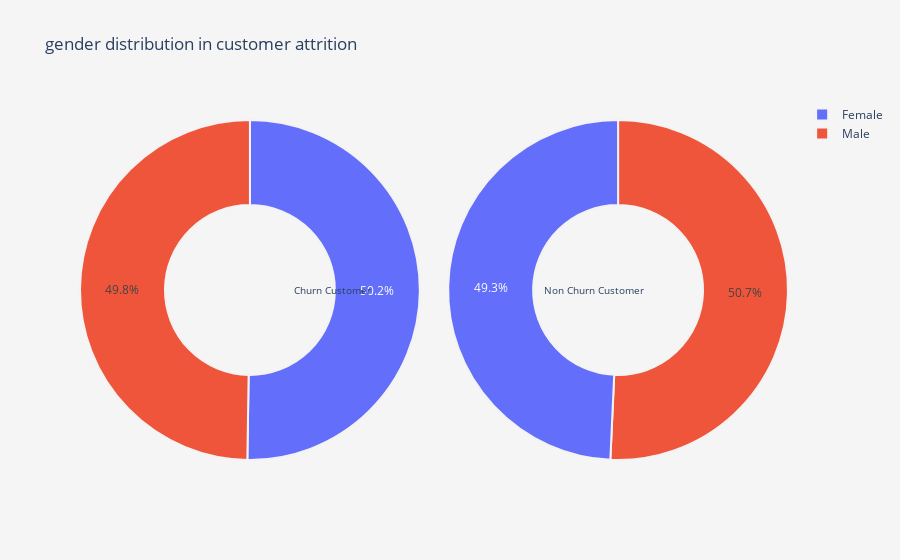
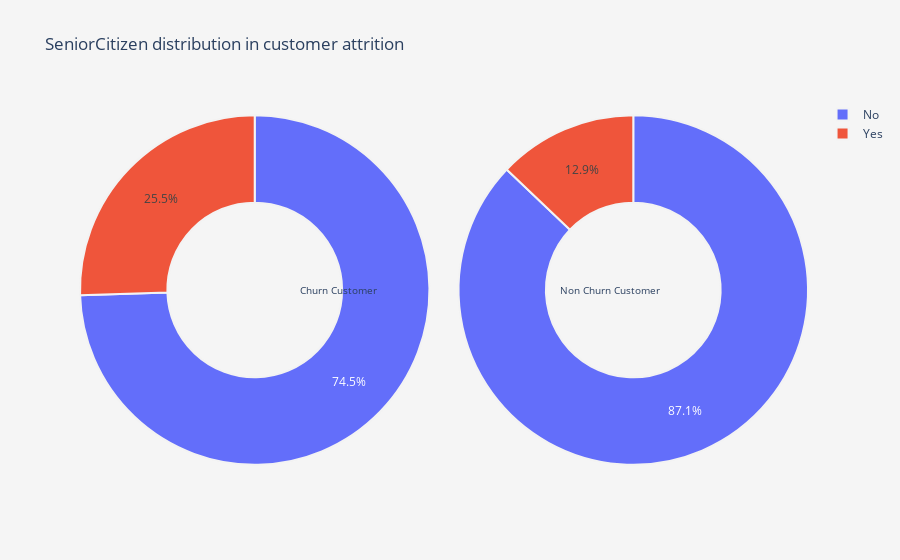
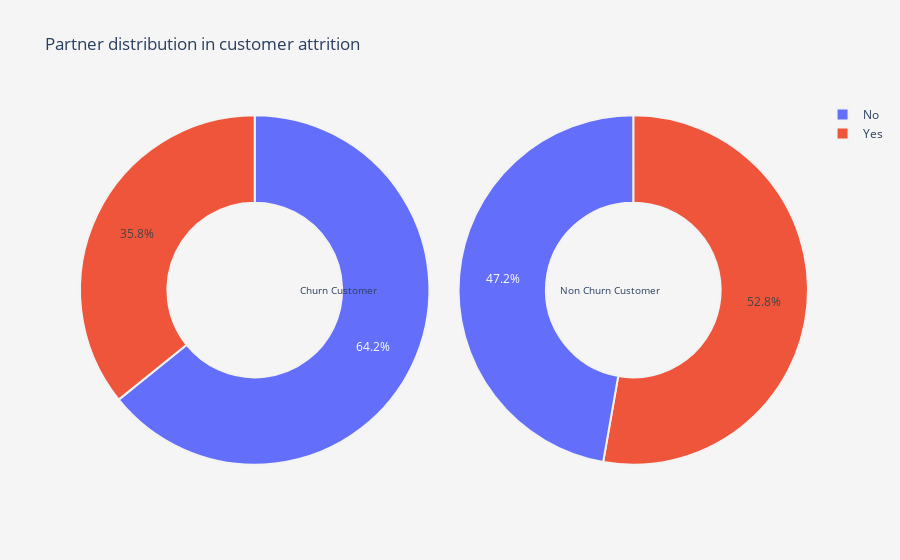
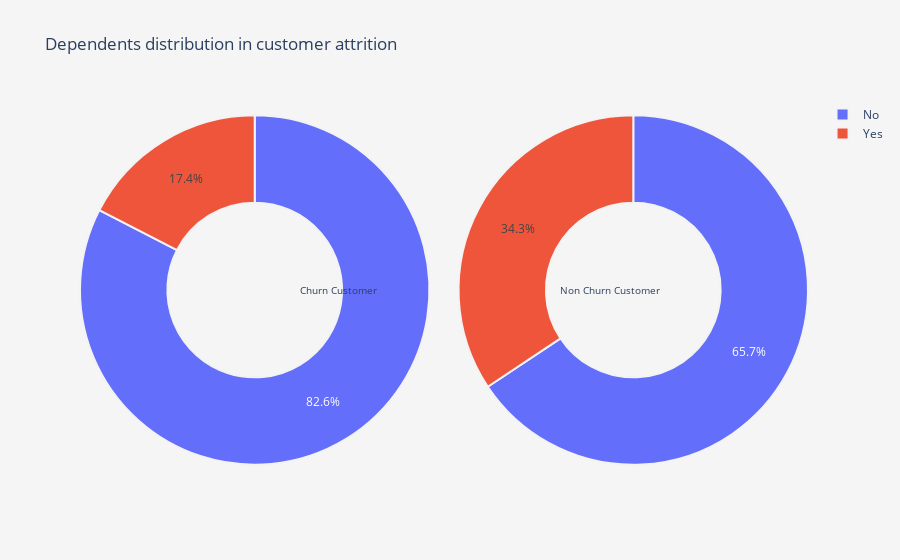

The notebook cell saved with these charts, in order:
### Code cell
for i in cat_cols:
    plot_pie_function(i)

### Figure 1 — Plotly figure (JSON) as saved in the notebook; plotly's stock layout.template omitted (floating-point values rounded to 4 significant figures)
{"data": [{"domain": {"x": [0, 0.48]}, "hole": 0.5, "hoverinfo": "label+percent+name", "labels": ["Female", "Male"], "marker": {"line": {"color": "rgb(243, 243, 243)", "width": 2}}, "name": "Churn Customer", "type": "pie", "values": [939, 930]}, {"domain": {"x": [0.52, 1]}, "hole": 0.5, "hoverinfo": "label+percent+name", "labels": ["Male", "Female"], "marker": {"line": {"color": "rgb(243, 243, 243)", "width": 2}}, "name": "Non churn customers", "type": "pie", "values": [2619, 2544]}], "layout": {"annotations": [{"font": {"size": 10}, "showarrow": false, "text": "Churn Customer", "x": 0.3, "y": 0.5}, {"font": {"size": 10}, "showarrow": false, "text": "Non Churn Customer", "x": 0.8, "y": 0.5}], "paper_bgcolor": "rgb(245, 245, 245)", "plot_bgcolor": "rgb(245, 245, 245)", "title": {"text": "gender distribution in customer attrition"}}}

### Figure 2 — Plotly figure (JSON) as saved in the notebook; plotly's stock layout.template omitted (floating-point values rounded to 4 significant figures)
{"data": [{"domain": {"x": [0, 0.48]}, "hole": 0.5, "hoverinfo": "label+percent+name", "labels": ["No", "Yes"], "marker": {"line": {"color": "rgb(243, 243, 243)", "width": 2}}, "name": "Churn Customer", "type": "pie", "values": [1393, 476]}, {"domain": {"x": [0.52, 1]}, "hole": 0.5, "hoverinfo": "label+percent+name", "labels": ["No", "Yes"], "marker": {"line": {"color": "rgb(243, 243, 243)", "width": 2}}, "name": "Non churn customers", "type": "pie", "values": [4497, 666]}], "layout": {"annotations": [{"font": {"size": 10}, "showarrow": false, "text": "Churn Customer", "x": 0.3, "y": 0.5}, {"font": {"size": 10}, "showarrow": false, "text": "Non Churn Customer", "x": 0.8, "y": 0.5}], "paper_bgcolor": "rgb(245, 245, 245)", "plot_bgcolor": "rgb(245, 245, 245)", "title": {"text": "SeniorCitizen distribution in customer attrition"}}}

### Figure 3 — Plotly figure (JSON) as saved in the notebook; plotly's stock layout.template omitted (floating-point values rounded to 4 significant figures)
{"data": [{"domain": {"x": [0, 0.48]}, "hole": 0.5, "hoverinfo": "label+percent+name", "labels": ["No", "Yes"], "marker": {"line": {"color": "rgb(243, 243, 243)", "width": 2}}, "name": "Churn Customer", "type": "pie", "values": [1200, 669]}, {"domain": {"x": [0.52, 1]}, "hole": 0.5, "hoverinfo": "label+percent+name", "labels": ["Yes", "No"], "marker": {"line": {"color": "rgb(243, 243, 243)", "width": 2}}, "name": "Non churn customers", "type": "pie", "values": [2724, 2439]}], "layout": {"annotations": [{"font": {"size": 10}, "showarrow": false, "text": "Churn Customer", "x": 0.3, "y": 0.5}, {"font": {"size": 10}, "showarrow": false, "text": "Non Churn Customer", "x": 0.8, "y": 0.5}], "paper_bgcolor": "rgb(245, 245, 245)", "plot_bgcolor": "rgb(245, 245, 245)", "title": {"text": "Partner distribution in customer attrition"}}}

### Figure 4 — Plotly figure (JSON) as saved in the notebook; plotly's stock layout.template omitted (floating-point values rounded to 4 significant figures)
{"data": [{"domain": {"x": [0, 0.48]}, "hole": 0.5, "hoverinfo": "label+percent+name", "labels": ["No", "Yes"], "marker": {"line": {"color": "rgb(243, 243, 243)", "width": 2}}, "name": "Churn Customer", "type": "pie", "values": [1543, 326]}, {"domain": {"x": [0.52, 1]}, "hole": 0.5, "hoverinfo": "label+percent+name", "labels": ["No", "Yes"], "marker": {"line": {"color": "rgb(243, 243, 243)", "width": 2}}, "name": "Non churn customers", "type": "pie", "values": [3390, 1773]}], "layout": {"annotations": [{"font": {"size": 10}, "showarrow": false, "text": "Churn Customer", "x": 0.3, "y": 0.5}, {"font": {"size": 10}, "showarrow": false, "text": "Non Churn Customer", "x": 0.8, "y": 0.5}], "paper_bgcolor": "rgb(245, 245, 245)", "plot_bgcolor": "rgb(245, 245, 245)", "title": {"text": "Dependents distribution in customer attrition"}}}
